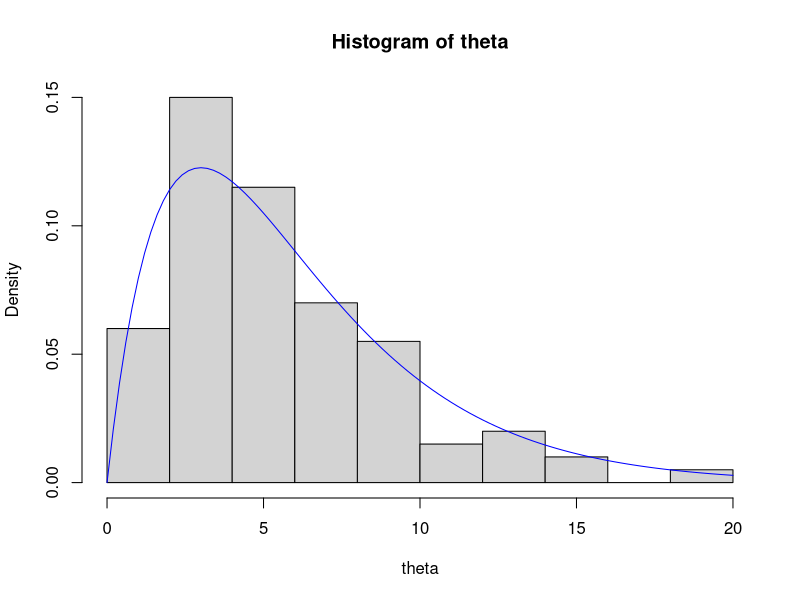
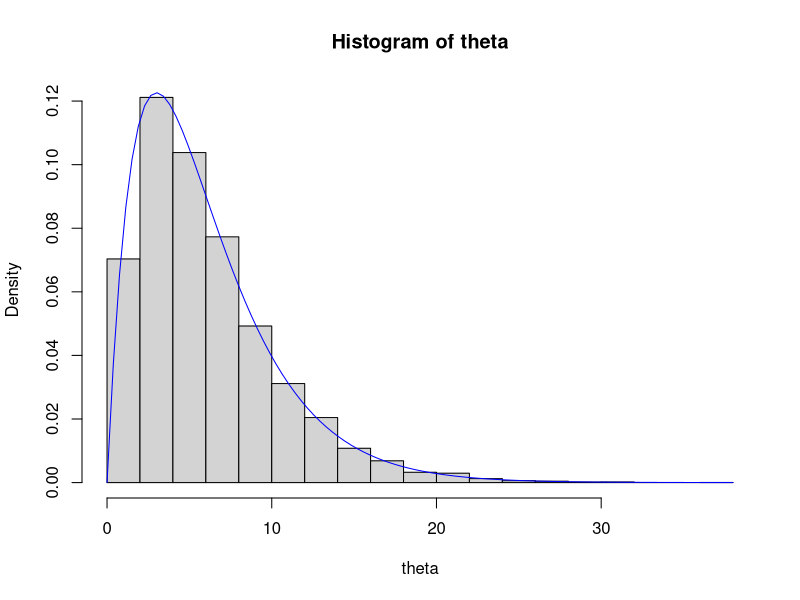
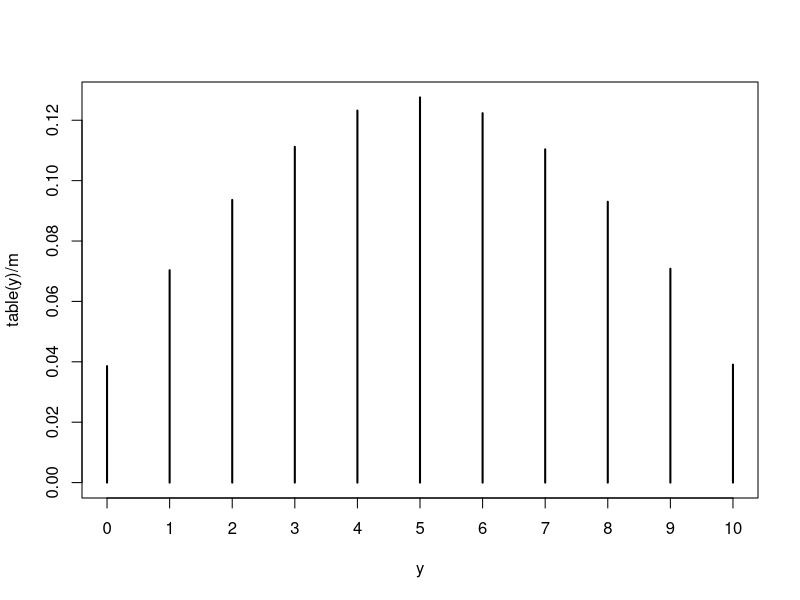

Here is the R script that generated these plots, in order:




set.seed(32)


####n = 100

n = 100
a = 2.0
b = 1.0/3.0

theta = rgamma(n,a,b)

head(theta)

tail(theta)

hist(theta, freq=FALSE)
curve(dgamma(x,a,b), col = "blue", add = TRUE)

sum(theta)/n
mean(theta) #simuleeritud keskmine
a/b #see on antud gamma jaotuse analüütiline keskmine. Meie simuleeritud keskmine pole väga hea


###n = 10000

  n = 10000
  a = 2.0
  b = 1.0/3.0
  
  theta = rgamma(n,a,b)
  
  head(theta)
  
  tail(theta)
  
  hist(theta, freq=FALSE)
  curve(dgamma(x,a,b), col = "blue", add = TRUE)

mean(theta)


var(theta) #simuleeritud variatsioon
a/b^2 #analüütiline variatsioon - suht lähedal

ind <- theta < 5.0 #millised väärtused on simulatsioonis alla 5
head(ind)
mean(ind) # simulatsiooni hinnang, et väärtus on alla 5.0
pgamma(5,2,1/3) #analüütiline hinnang, et väärtus on alla 5.0       

quantile(theta,.95) #paneb theta vektori numbrid järjekorda ja võtab 95th quantile'i
qgamma(.95,2,1/3) #analüütiline meie gamma quantile

se <- sd(theta)/sqrt(n) #monte carlo hinnangu standardviga
se

2.0*se #usalduspiiride ulatus keskmisele. Ütleb, et oleme 95% kindlad, et tõeline theta väärtus pole
#kaugemal kui see väärtus keskmisest:

mean(theta) - (2.0*se)
mean(theta) + (2.0*se)

se <- sd(ind)/sqrt(n) 
se #usalduspiiride ulatus tõenäosusele, et väärtus on alla 5.0
#ehk proportsioonile väärtustele, mis on simulatsioonis alla 5.0. 

2*se #Peaks ütlema meile sisuliselt, et 95% tõenäosus, et kui teeme simulatsiooni, 
#siis alla 5.0 jäävate väärtuste proportsioon jääb meie mean(ind) väärtusest nii palju
#mõlemale poole (+ ja -)

####HIERHARHILINE MUDEL
##2 sammu:

m = 1e5 #Montecarlo valimi suurus
y <- numeric(m) #tühi numbriline vektor m liikmega
phi <- numeric(m) #---"---

#järgmises funktsioonis me sisuliselt tõmbame ükshaaval phi vektorisse ühe väärtuse 
#beta jaotusest ja paneme selle väärtuse binomiaalse jaotuse parameetriks, et tõmmata
#y vektorisse üks väärtus. Teeme seda 1e5 ehk 100k korda.
for (i in 1:m){
  phi[i] <- rbeta(1, 2, 2)
  y[i] <- rbinom(1,10,phi[i])
}

#Siin teeme sama asja, mis üleval ainult vektoritega, mis on vääääga palju kiirem
#sisuliselt teeme kohe 100k tõmmet phi vektorisse ja seejärel kasutame igat phi
#vektori liiget ükshaaval, et teha igale phi vektori väärtusele vastav tõmmet
#binomiaalsest jaotusest y vektorisse ja nii 100k korda.
phi <- rbeta(m,2,2)
y <- rbinom(m,10,phi)

#Nüüd vaatame y  marginaalse jaotuse omadusi. Sisuliselt lihtalt ignoreerime
#Phi-d ja vaatame y-d Aga pea meeles, et y marginaalne jaotus pole binomiaalne
#vaid beta-bionmiaalne, sest parameeter phi ei ole püsiv.

table(y) #Vaatame kui palju me erinevaid väärtuseid saime y vektorisse
plot(table(y)/m) #plotime tõenäosused saada mingit y väärtust
mean(y) # samuti saame leida marginaalne y beta-binomiaalse jaotuse keskmise



m <- 1e5
theta <- numeric(m)

theta <- rbeta(m,5,3)
theta <- theta/(1-theta)

0.625/(1-0.625)

head(theta)

mean(theta>1)
          
qnorm(0.3,0,1)

monorm <- rnorm(m,0,1)
quantile(monorm, 0.3)

sqrt(5.2/5000)


Q = matrix(c(0.0, 1, 
             0.3, 0.7), 
             nrow=2, byrow=TRUE)

n = 100000
x = numeric(n)
x[1] = 1 # fix the state as 1 for time 1
for (i in 2:n) {
  x[i] = sample.int(2, size=1, prob=Q[x[i-1],])}

table(x)/n

vec <- c(1, 0)

vec %*% Q %*% Q %*% Q
  
vec %*% Q

W = matrix(c(.365, .635, 
             1, 0), 
           nrow=2, byrow=TRUE)

W30 = W

for (i in 2:30) {
  W30 = W30 %*% W
}

round(W30, 3)

install.packages("rjags")


update_mu = function(n, ybar, sig2, mu_0, sig2_0) {
  sig2_1 = 1.0 / (n / sig2 + 1.0 / sig2_0)
  mu_1 = sig2_1 * (n * ybar / sig2 + mu_0 / sig2_0)
  rnorm(n=1, mean=mu_1, sd=sqrt(sig2_1))
}

#siin all on nu_0 ja beta_0 eeljaotuse parameetrid, mille me paika paneme eelnevalt
update_sig2 = function(n, y, mu, nu_0, beta_0) {
  nu_1 = nu_0 + n / 2.0 
  sumsq = sum( (y - mu)^2 ) # vectorized
  beta_1 = beta_0 + sumsq / 2.0
  out_gamma = rgamma(n=1, shape=nu_1, rate=beta_1) # rate for gamma is shape for inv-gamma kuna r ei võimalda otse gammast tõmmata tõmbame algusest gammast ja siis võtame inverse'i, mis on sama kui otse gammast tõmmata.
  1.0 / out_gamma # reciprocal of a gamma random variable is distributed inv-gamma
}


install.packages("rjags")
